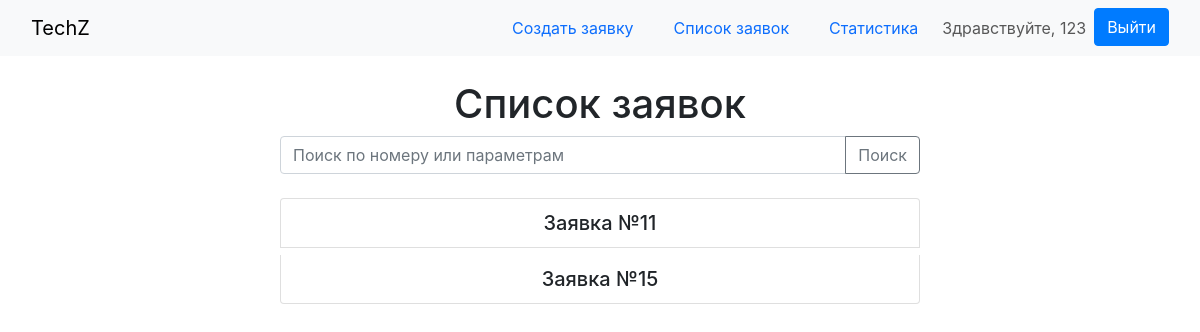
The app's page /tech/requests/ (signed in), older data.
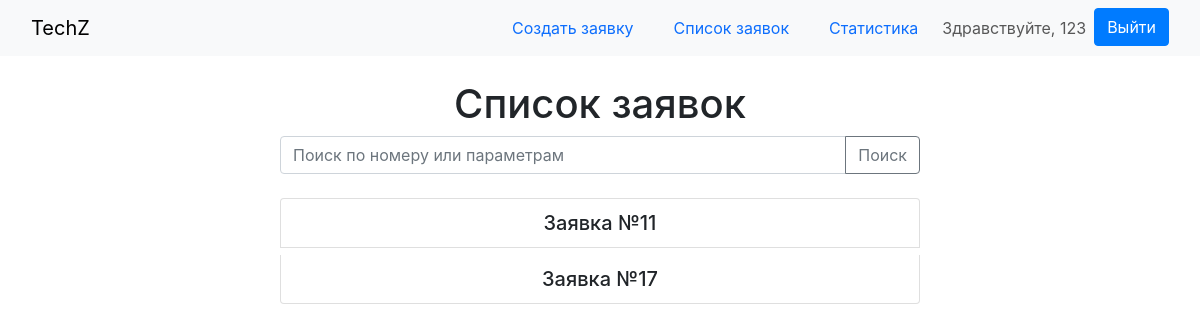
The same page, newer data.
### tech/models.py (models this page shows, shortened)
class Request(models.Model):
    number = models.AutoField(primary_key=True, verbose_name='Номер заявки')
    date_added = models.DateField(auto_now_add=True, verbose_name='Дата добавления')
    equipment = models.ForeignKey(Equipment, on_delete=models.CASCADE, verbose_name='Оборудование')
    issue_type = models.ForeignKey(IssueType, on_delete=models.CASCADE, verbose_name='Тип проблемы')
    description = models.TextField(verbose_name='Описание')
    client = models.ForeignKey(UserProfile, limit_choices_to={'role': 'user', 'user__is_staff': False},
                               on_delete=models.CASCADE, verbose_name='Клиент')
    status_choices = [
        ('pending', 'В ожидании'),
        ('in_progress', 'В работе'),
        ('completed', 'Выполнена'),
    ]
    status = models.CharField(max_length=20, choices=status_choices, default='pending', verbose_name='Статус')
    date_closed = models.DateField(null=True, blank=True, verbose_name='Дата закрытия')
    class Meta:
        verbose_name = 'Заявка'
        verbose_name_plural = 'Заявки'

### tech/views.py (the view, shortened to what this page needs)
# urls.py: path('requests/', views.request_list, name='request_list'),
@login_required(login_url='login')
def request_list(request):
    if request.user.userprofile.role == 'admin':
        requests = Request.objects.all()
    else:
        requests = Request.objects.filter(client=request.user.userprofile)
    search_query = request.GET.get('search_query')
    return render(request, 'request_list.html', {'requests': requests})

### templates/request_list.html (shortened to what this page needs)
{% extends 'base.html' %}
{% block content %}
    <div class="container mt-4">
        {% if requests %}
            <h1 class="text-center">Список заявок</h1>
            <form method="GET" action="{% url 'request_list' %}">
                <div class="input-group mb-3">
                    <input type="text" class="form-control" placeholder="Поиск по номеру или параметрам"
                           name="search_query" value="{{ request.GET.search_query }}">
                    <button class="btn btn-outline-secondary" type="submit">Поиск</button>
                </div>
            </form>
            <div class="list-group text-center">
                <ul class="list-group">
                    {% for request in requests %}
                        <a class="h5 list-group-item  mt-2"
                           href="{% url 'request_detail' pk=request.pk %}">Заявка №{{ request.number }}</a>
                    {% endfor %}
                </ul>
            </div>
        {% else %}
            <h1 class="text-center">В данный момент нет активных заявок.</h1>
        {% endif %}
    </div>
{% endblock %}

Row changes from the older to the newer data that the page shows:
removed Request: number "15"
added Request: number "17"
